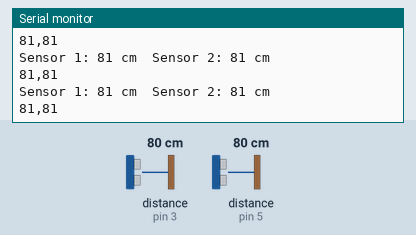
Recording of a sketch running on a simulated Arduino Uno, built with avr-gcc and run on an emulated ATmega328P. Shown: the last lines printed to the serial monitor. The test bench sets the inputs (shaded band); at power-on: distance to the obstacle (sensors on pin 3, pin 5) 80 cm. The echo pulse lasts 58.3 µs per cm.

Above: at 1.2 s.
1.3 s: distance to the obstacle (sensor on pin 3) set to 35 cm
At 1.44 s:
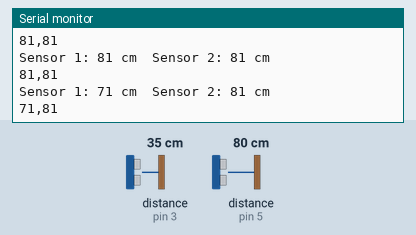
4.3 s: distance to the obstacle (sensor on pin 5) set to 60 cm
At 4.38 s:
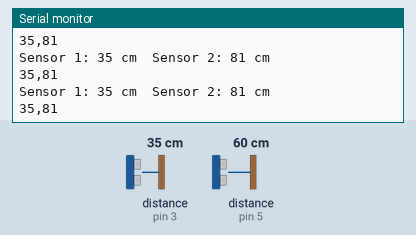
7.3 s: distance to the obstacle (sensor on pin 3) set to 18 cm
At 7.39 s:
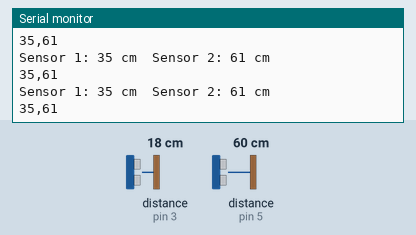
10.3 s: distance to the obstacle (sensor on pin 5) set to 4 cm
At 10.38 s:
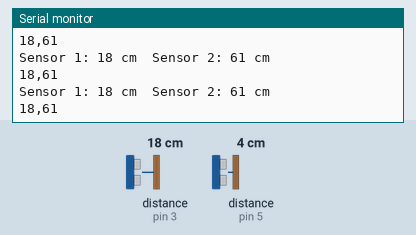
13.3 s: distance to the obstacle (sensor on pin 5) set to 9 cm
At 13.37 s:
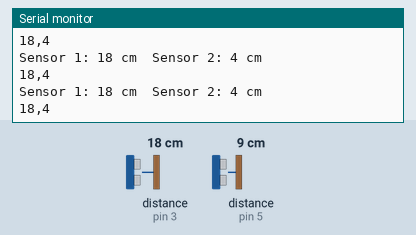
16.3 s: distance to the obstacle (sensor on pin 5) set to 2 cm
At 16.37 s:
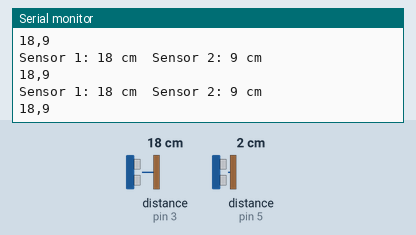
Timing chart, 0 to 19.3 s (numbered marks = the images above; inputs shaded):
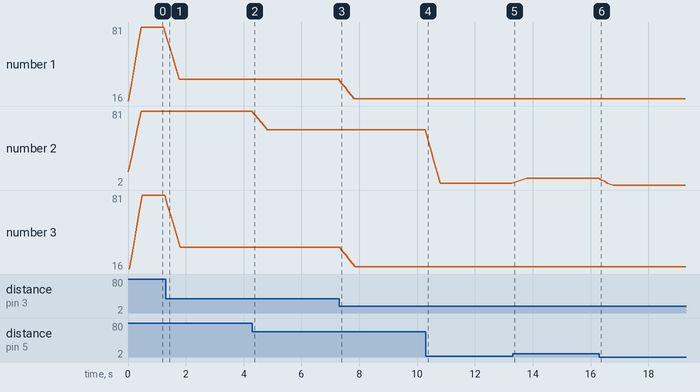

Measured:
- after the input at 1.3 s, the serial monitor: prints a new line at once (image 1)
- plotted number 1: 81 → 35 after the input at 1.3 s, 35 → 18 after the input at 7.3 s
- plotted number 2: 81 → 61 after the input at 4.3 s, 61 → 4 after the input at 10.3 s, 4 → 9 after the input at 13.3 s
- plotted number 3: 81 → 35 after the input at 1.3 s, 35 → 18 after the input at 7.3 s

The sketch:

testeUltra.ino
```cpp
#include <NewPing.h>

#define trigger_pin1 2  // Pino de trigger do sensor ultrassônico 1
#define echo_pin1 3     // Pino de eco do sensor ultrassônico 1
#define trigger_pin2 4  // Pino de trigger do sensor ultrassônico 2
#define echo_pin2 5     // Pino de eco do sensor ultrassônico 2
#define max_distance 200 // Distância máxima suportada pelos sensores (em centímetros)

#define sample_size 5  // Tamanho da janela do filtro de média móvel

NewPing sonar1(trigger_pin1, echo_pin1, max_distance);  // Objeto do sensor ultrassônico 1
NewPing sonar2(trigger_pin2, echo_pin2, max_distance);  // Objeto do sensor ultrassônico 2

int readings1[sample_size];  // Array de leituras para o sensor 1
int readings2[sample_size];  // Array de leituras para o sensor 2
int index = 0;               // Índice atual do array de leituras
int total1 = 0;              // Soma total das leituras do sensor 1
int total2 = 0;              // Soma total das leituras do sensor 2

void setup() {
  Serial.begin(9600);
}

void loop() {
  // Realiza a leitura dos sensores
  int distance1 = sonar1.ping_cm();
  int distance2 = sonar2.ping_cm();

  // Subtrai o valor mais antigo do array de leituras e adiciona o novo valor
  total1 = total1 - readings1[index] + distance1;
  total2 = total2 - readings2[index] + distance2;
  readings1[index] = distance1;
  readings2[index] = distance2;

  // Incrementa o índice e verifica se chegou ao final do array
  index++;
  if (index >= sample_size) {
    index = 0;
  }

  // Calcula a média das leituras suavizadas
  int average1 = total1 / sample_size;
  int average2 = total2 / sample_size;

  // Imprime as leituras suavizadas no Serial Monitor
  Serial.print("Sensor 1: ");
  Serial.print(average1);
  Serial.print(" cm\t");
  Serial.print("Sensor 2: ");
  Serial.print(average2);
  Serial.println(" cm");

  // Envia as leituras suavizadas para o Serial Plotter
  Serial.print(average1);
  Serial.print(",");
  Serial.println(average2);

  delay(100); // Atraso entre leituras
}
```
